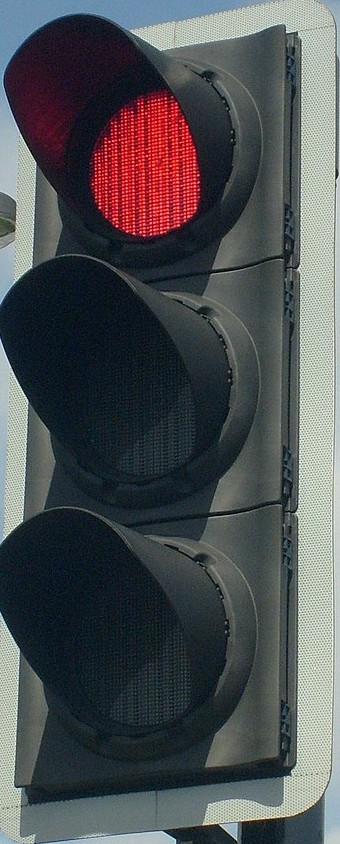
#> input picture Final Project/traffic light sample/RED.jpg, 340 x 844 px, given as the content of the folder dataset/data/easy, which was not available
$ python TrafficLight.py
#> lines starting #> are read from the running program, lines starting #| are printed output that depends on the picture; pictures that were not available may be replaced by others from this repository, and a replacement may not be noted
import cv2 as cv
import numpy as np
from matplotlib import pyplot as plt

from functions.TrafficLightColor import traffic_light_pos_color, traffic_light_color

stop_light = cv.CascadeClassifier('CascadeClassifier/TrafficLight_HAAR_16Stages.xml')

def load_images(folder_path):
    """Load all images from a folder."""
#> called with folder_path = 'dataset/data/easy'
    import os
    image_files = [os.path.join(folder_path, f) for f in os.listdir(folder_path) if f.endswith(('.jpg', '.png', '.jpeg'))]
    images = [cv.imread(img_path) for img_path in image_files]
#> images = 1 item
    return images, image_files

def process_image(image, image_name):
    gray = cv.cvtColor(image, cv.COLOR_BGR2GRAY)

    stop_lights = stop_light.detectMultiScale(gray, 1.1, 5)

    for (x, y, w, h) in stop_lights:
        roi = image[y:y+h, x:x+w]
        color = traffic_light_color(roi)
        cv.rectangle(image, (x, y), (x+w, y+h), (0, 255, 0), 3)
        cv.putText(image, color, (x, y-10), cv.FONT_HERSHEY_SIMPLEX, 0.9, (0, 255, 0), 2)

    return image

def main():
    folder_path = "dataset/data/easy"

    # Load images
    images, image_files = load_images(folder_path)
#> images = 1 item; image_files = ['dataset/data/easy/RED.jpg']

    print(f"Number of images loaded: {len(images)}")
#| Number of images loaded: 1

    for img, img_file in zip(images, image_files):
        processed_image = process_image(img, img_file)

        # Show the image
        plt.imshow(cv.cvtColor(processed_image, cv.COLOR_BGR2RGB))
        plt.title(f"Processed: {img_file}")
        plt.axis('off')
        plt.show()
#> this loop made 1 pass
#> pass 1, in process_image, `gray = cv.cvtColor(image, cv.COLOR_BGR2GRAY)`:
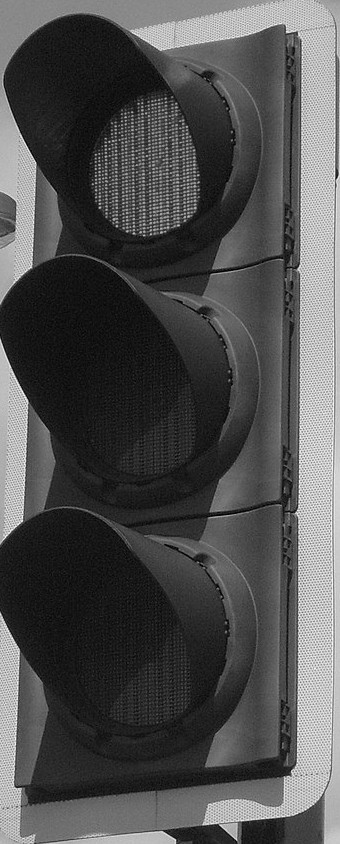
#> gray: shape (844, 340); min 0, max 254, mean 79.1
#> processed_image is the input picture: shape (844, 340, 3); mean B, G, R 82.1, 79.5, 77.1

if __name__ == "__main__":
    main()

$ run again, on Final Project/traffic light sample/green.jpg
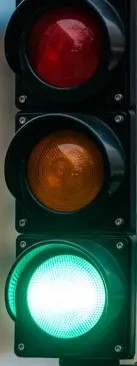
#> input picture Final Project/traffic light sample/green.jpg, 137 x 366 px, given as the content of the folder dataset/data/easy, which was not available
#> in load_images, `images = [cv.imread(img_path) for img_path in image_files]`: images = 1 item
#> in main, `images, image_files = load_images(folder_path)`: image_files = ['dataset/data/easy/green.jpg']
#| Number of images loaded: 1
#> the loop in main, `for img, img_file in zip(images, image_files):` made 1 pass
#> pass 1, in process_image, `gray = cv.cvtColor(image, cv.COLOR_BGR2GRAY)`:
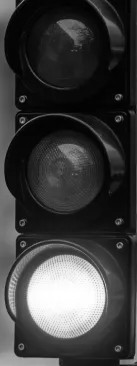
#> gray: shape (366, 137); min 0, max 255, mean 61.7
#> in main, processed_image is the input picture: shape (366, 137, 3); mean B, G, R 57.9, 67.3, 52.2
